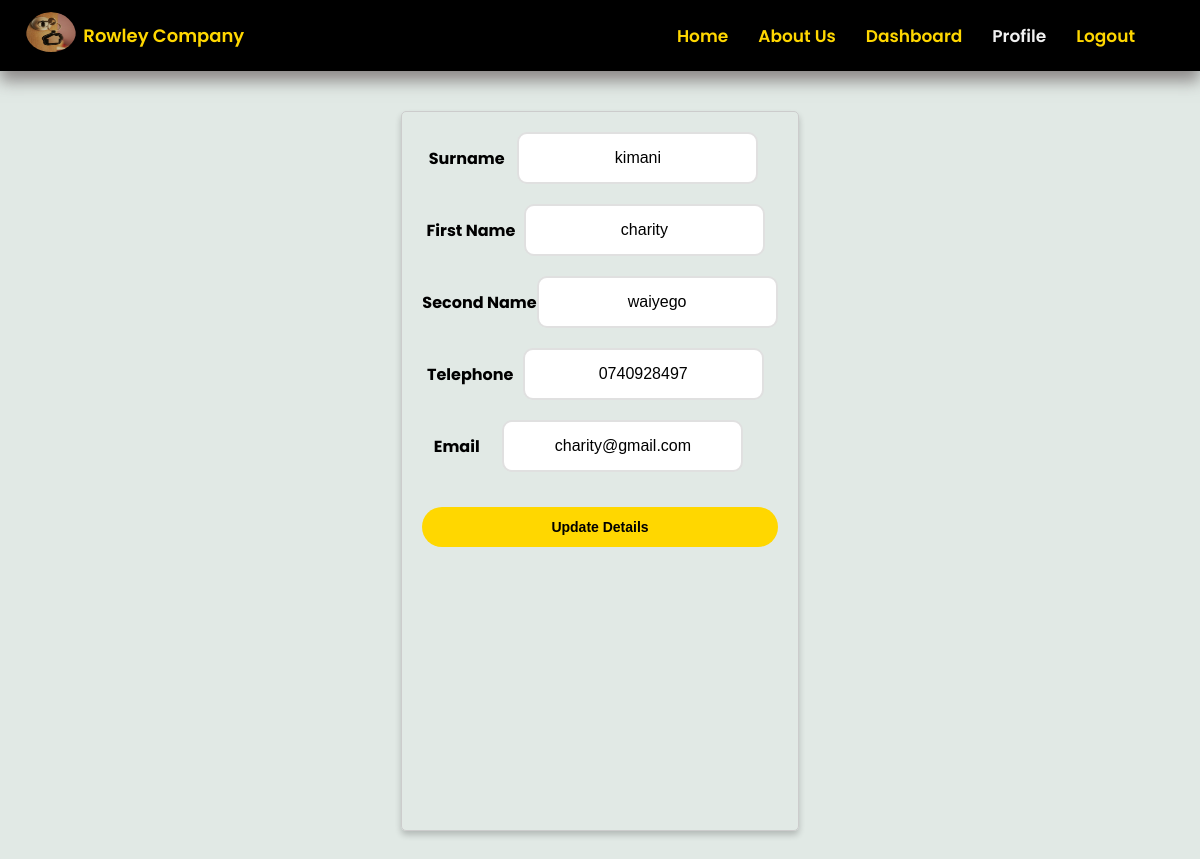
Page /profile (signed in) on the earlier database version.
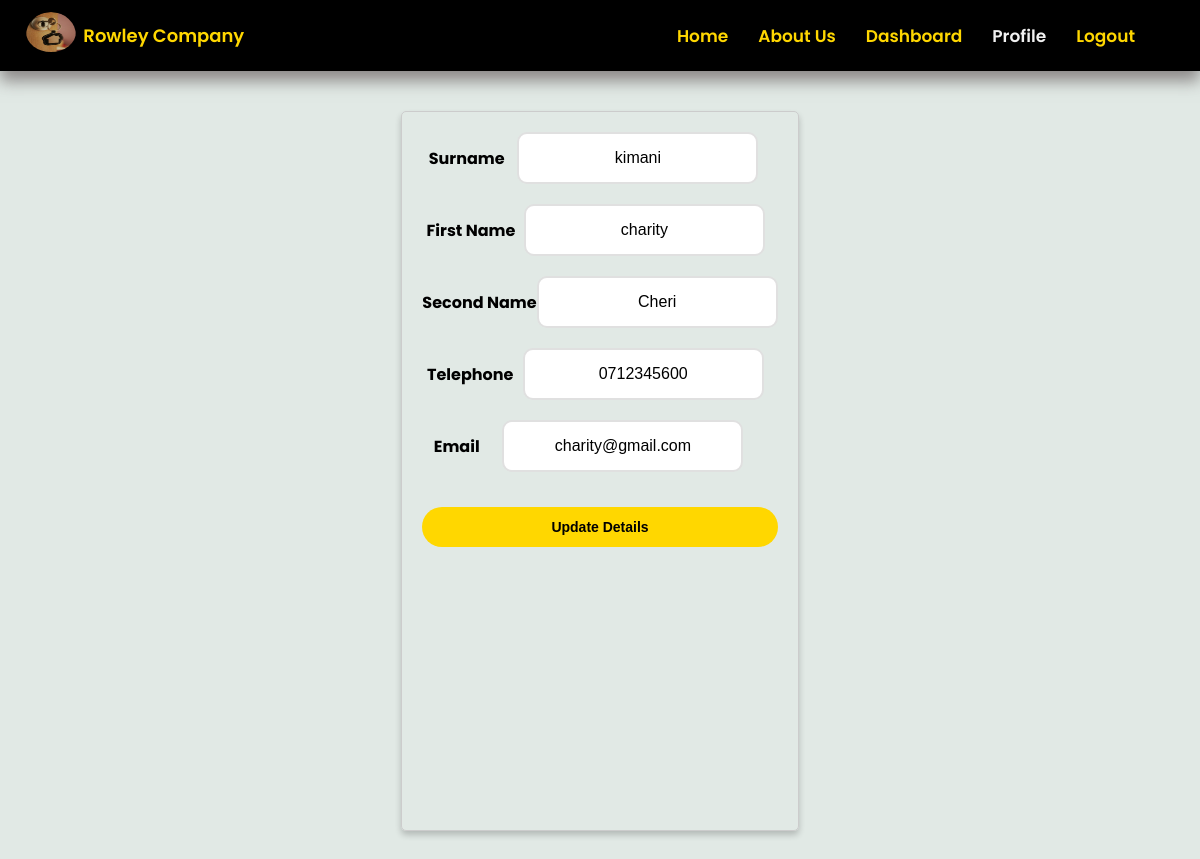
Same page on the later database version.
### project/models.py (models this page shows, shortened)
class User(UserMixin, db.Model):
    id = db.Column(db.Integer, primary_key=True)
    surname = db.Column(db.String(50), nullable=False)
    first_name = db.Column(db.String(50), nullable=False)
    second_name = db.Column(db.String(50), nullable=False)
    telephone = db.Column(db.String(10), nullable=False)
    email = db.Column(db.String(120), unique=True, nullable=False)
    gender = db.Column(db.String(10), nullable=False)
    role = db.Column(db.String(10), nullable=False)
    password = db.Column(db.String(100), nullable=False)
    timestamp =  db.Column(db.DateTime, nullable=False, default=datetime.now(timezone.utc))
    bookings = db.relationship('Booking', backref='user', lazy=True)
    bookings_assigned = db.relationship('Booking', backref='agent', lazy=True)
    properties_managed = db.relationship('Property', backref='agent', lazy=True)
    tasks = db.relationship('Task', backref='user', lazy=True)
    messages_sent = db.relationship('Message', foreign_keys='Message.sender_id', backref='sender', lazy=True)
    messages_received = db.relationship('Message', foreign_keys='Message.recipient_id', backref='recipient', lazy=True)

### project/main.py (the view)
@main.route('/profile')
@login_required
def profile():
    return render_template('profile.html', active_page='profile')

### project/templates/profile.html (shortened to what this page needs)
{% extends 'base.html' %}
{% block head %}
  {{super()}}
  <link rel="stylesheet" href="/static/css/profile.css">
{% endblock %}
{% block content %}
    <div class="profile-check">
        <form class="profile-form" action="/profile" method="post">
            <div class="input-field">
                <label for="surname"><strong> Surname </strong></label>
                <input type="text" name="surname" value="{{ current_user.surname }}" required><br>
            </div>
            <div class="input-field">
                <label for="first_name"><strong> First Name </strong></label>
                <input type="text" name="first_name" value="{{ current_user.first_name }}" required><br>
            </div>
            <div class="input-field">
                <label for="second_name"><strong> Second Name  </strong></label>
                <input type="text" name="second_name" value="{{ current_user.second_name }}" required><br>
            </div>
            <div class="input-field">
                <label for="telephone"><strong> Telephone  </strong></label>
                <input type="tel" name="telephone" value="{{ current_user.telephone }}" required><br>
            </div>
            <div class="input-field">
                <label for="email"><strong> Email  </strong></label>
                <input type="email" name="email" value="{{ current_user.email }}" required><br>
            </div>
            <div class="submit-btn">
                <button type="submit"><strong> Update Details </strong></button>
            </div>
        </form>
    </div>
{% endblock %}

Differences in the rows shown:
changed User "kimani": second_name "waiyego" → "Cheri"; telephone "0740928497" → "0712345600"
